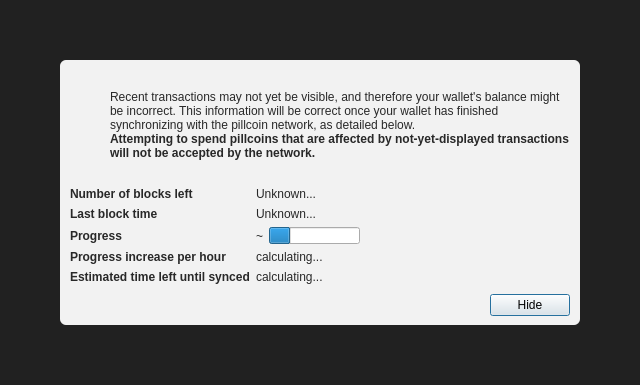
<?xml version="1.0" encoding="UTF-8"?>
<ui version="4.0">
 <class>ModalOverlay</class>
 <widget class="ModalOverlay" name="ModalOverlay">
  <property name="geometry">
   <rect>
    <x>0</x>
    <y>0</y>
    <width>640</width>
    <height>385</height>
   </rect>
  </property>
  <property name="windowTitle">
   <string>Form</string>
  </property>
  <layout class="QVBoxLayout" name="verticalLayout" stretch="0">
   <property name="sizeConstraint">
    <enum>QLayout::SetDefaultConstraint</enum>
   </property>
   <property name="leftMargin">
    <number>0</number>
   </property>
   <property name="topMargin">
    <number>0</number>
   </property>
   <property name="rightMargin">
    <number>0</number>
   </property>
   <property name="bottomMargin">
    <number>0</number>
   </property>
   <item>
    <widget class="QWidget" name="bgWidget" native="true">
     <property name="styleSheet">
      <string notr="true">#bgWidget { background: rgba(0,0,0,220); }</string>
     </property>
     <layout class="QVBoxLayout" name="verticalLayoutMain" stretch="1">
      <property name="leftMargin">
       <number>60</number>
      </property>
      <property name="topMargin">
       <number>60</number>
      </property>
      <property name="rightMargin">
       <number>60</number>
      </property>
      <property name="bottomMargin">
       <number>60</number>
      </property>
      <item>
       <widget class="QWidget" name="contentWidget" native="true">
        <property name="styleSheet">
         <string notr="true">#contentWidget { background: rgba(255,255,255,240); border-radius: 6px; }

QLabel { color: rgb(40,40,40);  }</string>
        </property>
        <layout class="QVBoxLayout" name="verticalLayoutSub" stretch="1,0,0,0">
         <property name="spacing">
          <number>0</number>
         </property>
         <property name="leftMargin">
          <number>10</number>
         </property>
         <property name="topMargin">
          <number>10</number>
         </property>
         <property name="rightMargin">
          <number>10</number>
         </property>
         <property name="bottomMargin">
          <number>10</number>
         </property>
         <item>
          <layout class="QHBoxLayout" name="horizontalLayoutIconText" stretch="0,1">
           <property name="topMargin">
            <number>20</number>
           </property>
           <item>
            <layout class="QVBoxLayout" name="verticalLayoutIcon">
             <property name="leftMargin">
              <number>0</number>
             </property>
             <item>
              <widget class="QPushButton" name="warningIcon">
               <property name="enabled">
                <bool>false</bool>
               </property>
               <property name="text">
                <string/>
               </property>
               <property name="icon">
                <iconset>
                 <normaloff>:/icons/warning</normaloff>
                 <disabledoff>:/icons/warning</disabledoff>:/icons/warning</iconset>
               </property>
               <property name="iconSize">
                <size>
                 <width>48</width>
                 <height>48</height>
                </size>
               </property>
               <property name="flat">
                <bool>true</bool>
               </property>
              </widget>
             </item>
             <item>
              <spacer name="verticalSpacerWarningIcon">
               <property name="orientation">
                <enum>Qt::Vertical</enum>
               </property>
               <property name="sizeHint" stdset="0">
                <size>
                 <width>20</width>
                 <height>40</height>
                </size>
               </property>
              </spacer>
             </item>
            </layout>
           </item>
           <item>
            <layout class="QVBoxLayout" name="verticalLayoutInfoText">
             <property name="leftMargin">
              <number>0</number>
             </property>
             <property name="topMargin">
              <number>0</number>
             </property>
             <item>
              <widget class="QLabel" name="infoText">
               <property name="text">
                <string>Recent transactions may not yet be visible, and therefore your wallet's balance might be incorrect. This information will be correct once your wallet has finished synchronizing with the pillcoin network, as detailed below.</string>
               </property>
               <property name="textFormat">
                <enum>Qt::RichText</enum>
               </property>
               <property name="wordWrap">
                <bool>true</bool>
               </property>
              </widget>
             </item>
             <item>
              <widget class="QLabel" name="infoTextStrong">
               <property name="font">
                <font>
                 <weight>75</weight>
                 <bold>true</bold>
                </font>
               </property>
               <property name="text">
                <string>Attempting to spend pillcoins that are affected by not-yet-displayed transactions will not be accepted by the network.</string>
               </property>
               <property name="textFormat">
                <enum>Qt::RichText</enum>
               </property>
               <property name="wordWrap">
                <bool>true</bool>
               </property>
              </widget>
             </item>
             <item>
              <spacer name="verticalSpacerInTextSpace">
               <property name="orientation">
                <enum>Qt::Vertical</enum>
               </property>
               <property name="sizeHint" stdset="0">
                <size>
                 <width>20</width>
                 <height>40</height>
                </size>
               </property>
              </spacer>
             </item>
            </layout>
           </item>
          </layout>
         </item>
         <item>
          <spacer name="verticalSpacerAfterText">
           <property name="orientation">
            <enum>Qt::Vertical</enum>
           </property>
           <property name="sizeHint" stdset="0">
            <size>
             <width>20</width>
             <height>40</height>
            </size>
           </property>
          </spacer>
         </item>
         <item>
          <layout class="QFormLayout" name="formLayout">
           <property name="fieldGrowthPolicy">
            <enum>QFormLayout::FieldsStayAtSizeHint</enum>
           </property>
           <property name="horizontalSpacing">
            <number>6</number>
           </property>
           <property name="verticalSpacing">
            <number>6</number>
           </property>
           <property name="topMargin">
            <number>10</number>
           </property>
           <item row="0" column="0">
            <widget class="QLabel" name="labelNumberOfBlocksLeft">
             <property name="font">
              <font>
               <weight>75</weight>
               <bold>true</bold>
              </font>
             </property>
             <property name="text">
              <string>Number of blocks left</string>
             </property>
            </widget>
           </item>
           <item row="0" column="1">
            <widget class="QLabel" name="numberOfBlocksLeft">
             <property name="text">
              <string>Unknown...</string>
             </property>
            </widget>
           </item>
           <item row="1" column="0">
            <widget class="QLabel" name="labelLastBlockTime">
             <property name="font">
              <font>
               <weight>75</weight>
               <bold>true</bold>
              </font>
             </property>
             <property name="text">
              <string>Last block time</string>
             </property>
            </widget>
           </item>
           <item row="1" column="1">
            <widget class="QLabel" name="newestBlockDate">
             <property name="sizePolicy">
              <sizepolicy hsizetype="Maximum" vsizetype="Preferred">
               <horstretch>0</horstretch>
               <verstretch>0</verstretch>
              </sizepolicy>
             </property>
             <property name="text">
              <string>Unknown...</string>
             </property>
            </widget>
           </item>
           <item row="2" column="0">
            <widget class="QLabel" name="labelSyncDone">
             <property name="font">
              <font>
               <weight>75</weight>
               <bold>true</bold>
              </font>
             </property>
             <property name="text">
              <string>Progress</string>
             </property>
            </widget>
           </item>
           <item row="2" column="1">
            <layout class="QHBoxLayout" name="horizontalLayoutSync" stretch="0,1">
             <item>
              <widget class="QLabel" name="percentageProgress">
               <property name="text">
                <string notr="true">~</string>
               </property>
              </widget>
             </item>
             <item>
              <widget class="QProgressBar" name="progressBar">
               <property name="value">
                <number>24</number>
               </property>
               <property name="format">
                <string/>
               </property>
              </widget>
             </item>
            </layout>
           </item>
           <item row="4" column="0">
            <widget class="QLabel" name="labelProgressIncrease">
             <property name="font">
              <font>
               <weight>75</weight>
               <bold>true</bold>
              </font>
             </property>
             <property name="text">
              <string>Progress increase per hour</string>
             </property>
            </widget>
           </item>
           <item row="4" column="1">
            <widget class="QLabel" name="progressIncreasePerH">
             <property name="text">
              <string>calculating...</string>
             </property>
            </widget>
           </item>
           <item row="5" column="0">
            <widget class="QLabel" name="labelEstimatedTimeLeft">
             <property name="font">
              <font>
               <weight>75</weight>
               <bold>true</bold>
              </font>
             </property>
             <property name="text">
              <string>Estimated time left until synced</string>
             </property>
            </widget>
           </item>
           <item row="5" column="1">
            <widget class="QLabel" name="expectedTimeLeft">
             <property name="text">
              <string>calculating...</string>
             </property>
            </widget>
           </item>
          </layout>
         </item>
         <item>
          <layout class="QHBoxLayout" name="horizontalLayoutButtons">
           <property name="leftMargin">
            <number>10</number>
           </property>
           <property name="topMargin">
            <number>10</number>
           </property>
           <item>
            <spacer name="horizontalSpacer">
             <property name="orientation">
              <enum>Qt::Horizontal</enum>
             </property>
             <property name="sizeHint" stdset="0">
              <size>
               <width>40</width>
               <height>20</height>
              </size>
             </property>
            </spacer>
           </item>
           <item>
            <widget class="QPushButton" name="closeButton">
             <property name="text">
              <string>Hide</string>
             </property>
             <property name="focusPolicy">
              <enum>Qt::StrongFocus</enum>
             </property>
             <property name="default">
              <bool>true</bool>
             </property>
            </widget>
           </item>
          </layout>
         </item>
        </layout>
       </widget>
      </item>
     </layout>
    </widget>
   </item>
  </layout>
 </widget>
 <customwidgets>
  <customwidget>
   <class>ModalOverlay</class>
   <extends>QWidget</extends>
   <header>qt/modaloverlay.h</header>
   <container>1</container>
  </customwidget>
 </customwidgets>
 <resources/>
 <connections/>
</ui>
